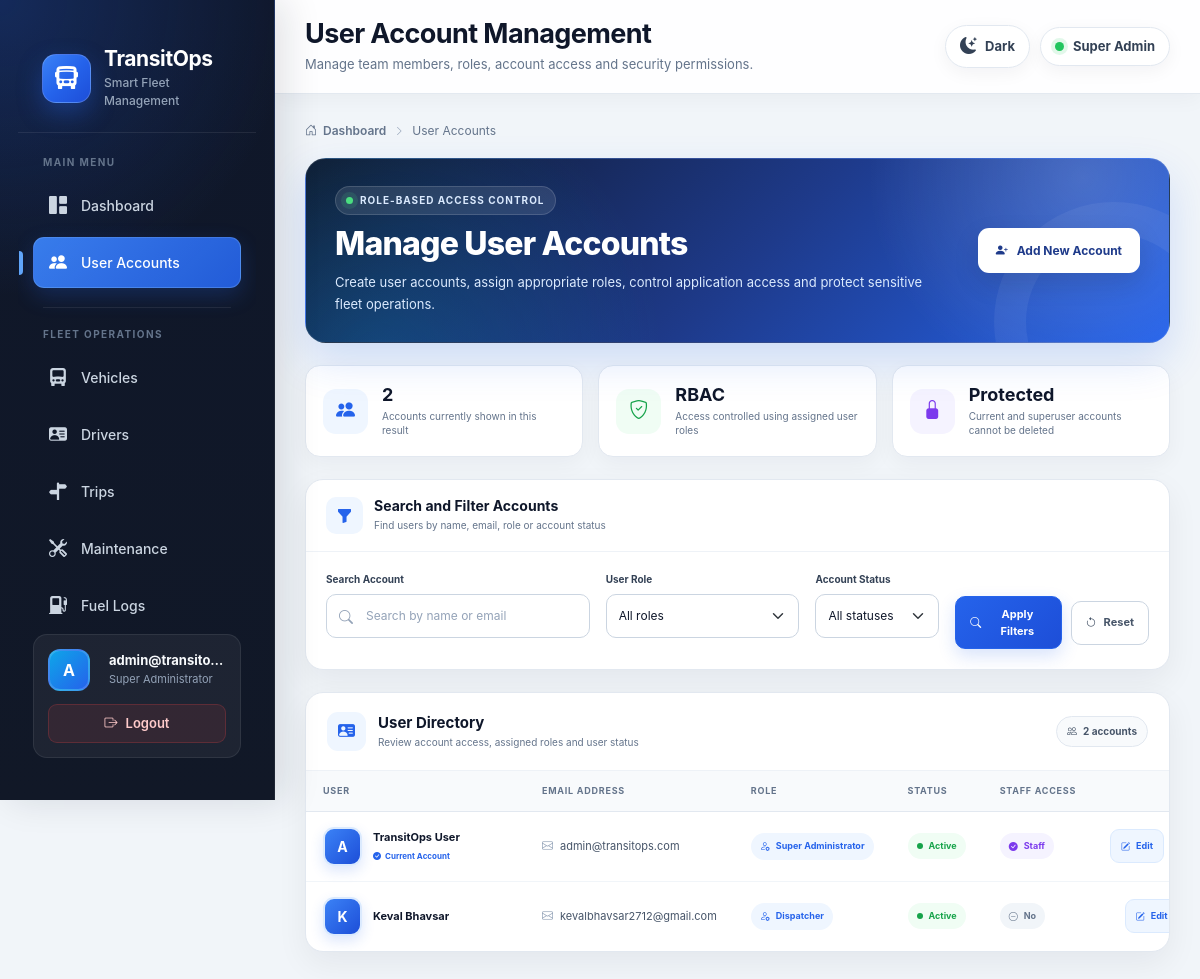
The page /accounts/ (signed in) on the database as committed earlier.
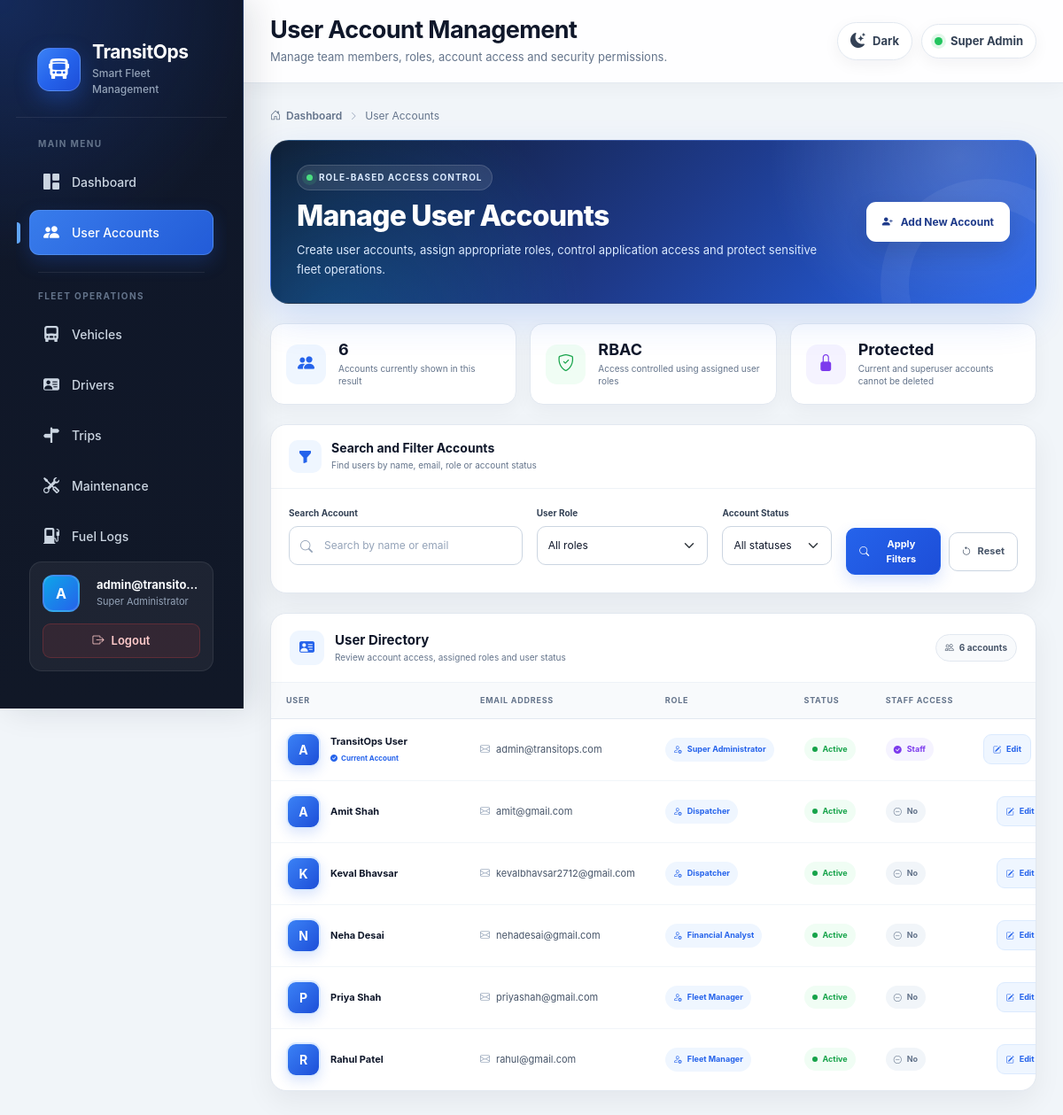
The same page on the database as committed later.
### accounts/models.py (models this page shows, shortened)
class User(AbstractUser):
    class Role(models.TextChoices):
        ADMIN = "ADMIN", "Administrator"
        FLEET_MANAGER = "FLEET_MANAGER", "Fleet Manager"
        DISPATCHER = "DISPATCHER", "Dispatcher"
        SAFETY_OFFICER = "SAFETY_OFFICER", "Safety Officer"
        FINANCIAL_ANALYST = "FINANCIAL_ANALYST", "Financial Analyst"
    username = None
    email = models.EmailField(
        unique=True,
        help_text="Used for login.",
    )
    role = models.CharField(
        max_length=30,
        choices=Role.choices,
        default=Role.DISPATCHER,
    )
    objects = UserManager()
    USERNAME_FIELD = "email"
    REQUIRED_FIELDS = []
    class Meta:
        ordering = ["first_name", "last_name", "email"]

### accounts/views.py (the view)
@role_required(*ACCOUNT_MANAGE_ROLES)
def account_list(request):
    users = User.objects.all().order_by(
        "first_name",
        "last_name",
        "email",
    )
    search = request.GET.get(
        "search",
        "",
    ).strip()
    selected_role = request.GET.get(
        "role",
        "",
    ).strip()
    selected_status = request.GET.get(
        "status",
        "",
    ).strip()
    if search:
        users = users.filter(
            Q(email__icontains=search)
            | Q(first_name__icontains=search)
            | Q(last_name__icontains=search)
        )
    if selected_role:
        users = users.filter(
            role=selected_role
        )
    if selected_status == "active":
        users = users.filter(
            is_active=True
        )
    elif selected_status == "inactive":
        users = users.filter(
            is_active=False
        )
    context = {
        "users": users,
        "roles": User.Role.choices,
        "selected_role": selected_role,
        "selected_status": selected_status,
        "search": search,
    }
    return render(
        request,
        "accounts/account_list.html",
        context,
    )

### templates/accounts/account_list.html (shortened to what the changed rows need)
{% extends "base.html" %}
{% block page_title %}
User Account Management
{% endblock %}
{% block content %}
<div class="accounts-page">
    <div class="accounts-wrapper">
        <section class="accounts-hero">
            <div class="accounts-hero-content">
                <h2>Manage User Accounts</h2>
            </div>
        </section>
        <section class="accounts-summary-grid">
            <article class="account-summary-card">
                <div class="summary-card-content">
                    <strong>{{ users|length }}</strong>
                    <span>
                        Accounts currently shown in this result
                    </span>
                </div>
            </article>
        </section>
        <section class="accounts-table-panel">
            <header class="accounts-table-header">
                <div class="accounts-table-title">
                    <div class="accounts-table-title-icon">
                    </div>
                    <div>
                    </div>
                </div>
                <span class="account-count-badge">
                    <i class="bi bi-people"></i>
                    {{ users|length }} account{{ users|length|pluralize }}
                </span>
            </header>
            <div class="table-responsive desktop-account-table">
                <table class="accounts-table">
                    <thead>
                        <tr>
                            <th>User</th>
                            <th>Email Address</th>
                            <th>Role</th>
                            <th>Status</th>
                            <th>Staff Access</th>
                            <th class="text-end">Actions</th>
                        </tr>
                    </thead>
                    <tbody>
                        {% for user_account in users %}
                            <tr>
                                <td>
                                    <div class="account-profile">
                                        <div class="account-avatar">
                                            {% if user_account.first_name %}
                                                {{ user_account.first_name|slice:":1" }}
                                            {% elif user_account.email %}
                                                {{ user_account.email|slice:":1" }}
                                            {% else %}
                                                U
                                            {% endif %}
                                        </div>
                                        <div class="account-profile-details">
                                            <span class="account-profile-name">
                                                {% if user_account.get_full_name %}
                                                    {{ user_account.get_full_name }}
                                                {% else %}
                                                    TransitOps User
                                                {% endif %}
                                            </span>
                                            {% if user_account.pk == request.user.pk %}
                                                <span class="current-account-label">
                                                    <i class="bi bi-check-circle-fill"></i>
                                                    Current Account
                                                </span>
                                            {% elif user_account.is_superuser %}
                                                <span class="protected-badge mt-1">
                                                    <i class="bi bi-shield-lock-fill"></i>
                                                    Superuser
                                                </span>
                                            {% endif %}
                                        </div>
                                    </div>
                                </td>
                                <td>
                                    <span class="account-email">
                                        <i class="bi bi-envelope"></i>
                                        <span>{{ user_account.email }}</span>
                                    </span>
                                </td>
                                <td>
                                    <span class="role-badge">
                                        <i class="bi bi-person-gear"></i>
                                        {% if user_account.is_superuser %}
                                            Super Administrator
                                        {% else %}
                                            {{ user_account.get_role_display|default:"User" }}
                                        {% endif %}
                                    </span>
                                </td>
                                <td>
                                    {% if user_account.is_active %}
                                        <span class="status-badge status-active">
                                            Active
                                        </span>
                                    {% else %}
                                        <span class="status-badge status-inactive">
                                            Inactive
                                        </span>
                                    {% endif %}
                                </td>
                                <td>
                                    {% if user_account.is_staff %}
                                        <span class="staff-badge yes">
                                            <i class="bi bi-check-circle-fill"></i>
                                            Staff
                                        </span>
                                    {% else %}
                                        <span class="staff-badge no">
                                            <i class="bi bi-dash-circle"></i>
                                            No
                                        </span>
                                    {% endif %}
                                </td>
                                <td class="text-end">
                                    <div class="account-actions">
                                        <a
                                            href="{% url 'accounts:account_update' user_account.pk %}"
                                            class="account-action-button edit"
                                            title="Edit account"
                                        >
                                            <i class="bi bi-pencil-square"></i>
                                            Edit
                                        </a>
                                    </div>
                                </td>
                            </tr>
                        {% endfor %}
                    </tbody>
                </table>
            </div>
        </section>
    </div>
</div>
{% endblock %}

### templates/base.html (shortened to what the changed rows need)
{% load static %}
<!DOCTYPE html>
<html lang="en">
<head>
    <link
        href="https://cdn.jsdelivr.net/npm/bootstrap@5.3.3/dist/css/bootstrap.min.css"
        rel="stylesheet"
    >
    <link
    href="https://cdn.jsdelivr.net/npm/bootstrap-icons@1.11.3/font/bootstrap-icons.min.css"
    rel="stylesheet"
>
    <link
        href="https://cdn.jsdelivr.net/npm/bootstrap-icons@1.11.3/font/bootstrap-icons.min.css"
        rel="stylesheet"
    >
<link
    rel="stylesheet"
    href="{% static 'css/dark-mode.css' %}"
>
    <link
        rel="stylesheet"
        href="{% static 'css/style.css' %}"
    >
</head>
<body>
{% if request.user.is_authenticated %}
<div class="app-layout">
    <aside
        class="sidebar"
        id="applicationSidebar"
    >
        <div class="brand-section">
            <div class="brand-details">
                <h1>TransitOps</h1>
            </div>
        </div>
        <div class="sidebar-user">
            <div class="sidebar-user-profile">
                <div class="user-avatar">
                    {% if request.user.first_name %}
                        {{ request.user.first_name|slice:":1" }}
                    {% elif request.user.email %}
                        {{ request.user.email|slice:":1" }}
                    {% else %}
                        U
                    {% endif %}
                </div>
                <div class="user-information">
                    <strong>
                        {% if request.user.get_full_name %}
                            {{ request.user.get_full_name }}
                        {% else %}
                            {{ request.user.email }}
                        {% endif %}
                    </strong>
                    <small>
                        {% if request.user.is_superuser %}
                            Super Administrator
                        {% else %}
                            {{ request.user.get_role_display|default:"User" }}
                        {% endif %}
                    </small>
                </div>
            </div>
        </div>
    </aside>
    <main class="main-content">
        <header class="top-header">
            <div class="header-left">
                <div class="header-text">
                    <h2>
                        {% block page_title %}{% endblock %}
                    </h2>
                </div>
            </div>
        </header>
        <section class="content-area">
            {% block content %}{% endblock %}
        </section>
    </main>
</div>
{% endif %}
</body>
</html>

Rows that differ between the two databases and show on the page:
added User: first_name "A", get_full_name "Amit Shah", email "amit@gmail.com", role "Dispatcher", is_active "Active", is_staff False (drawn)
added User: first_name "N", get_full_name "Neha Desai", email "nehadesai@gmail.com", role "Financial Analyst", is_active "Active", is_staff False (drawn)
added User: first_name "P", get_full_name "Priya Shah", email "priyashah@gmail.com", role "Fleet Manager", is_active "Active", is_staff False (drawn)
added User: first_name "R", get_full_name "Rahul Patel", email "rahul@gmail.com", role "Fleet Manager", is_active "Active", is_staff False (drawn)
Other text that changed with them:
{{ users|length }}: "2" → "6"
